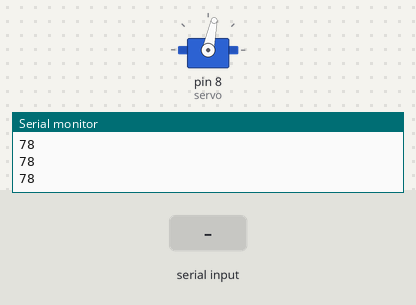
The sketch below on a simulated Arduino Uno, built with avr-gcc and run on an emulated ATmega328P. On the bench: servo, the last lines printed to the serial monitor. The test bench sets the inputs (shaded band).

Above: at 1.2 s.
1.3 s: "90,45\n" received over Serial
At 2.9 s:
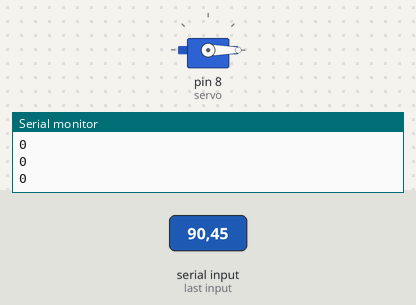
4.0 s: "30,150\n" received over Serial
At 4.9 s:
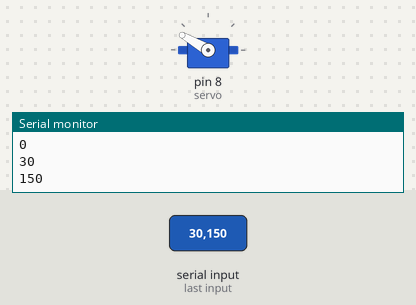
6.7 s: "200\n" received over Serial
At 7.5 s:
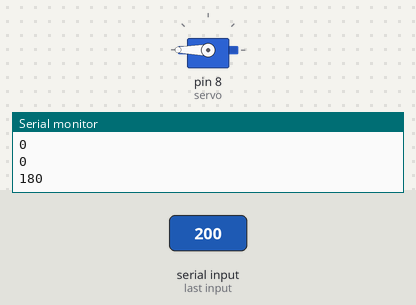
Timing chart, 0 to 9.7 s (numbered marks = the images above; inputs shaded):
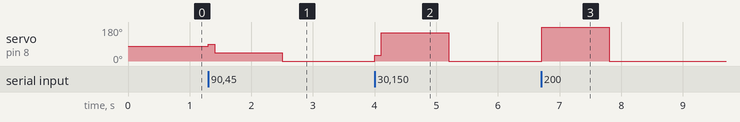

Measured:
- after the input at 1.3 s, servo on pin 8 (servo): 78° → 90° at once, → 45° 0.10 s later, → 0° 1.1 s later
- after the input at 4.0 s, servo on pin 8 (servo): 0° → 30° at once, → 150° 0.10 s later, → 0° 1.1 s later
- after the input at 6.7 s, servo on pin 8 (servo): 0° → 180° at once, → 0° 1.1 s later

The sketch:

servoreading.ino
```cpp
#include <Servo.h>;
Servo servo;
int angle=0;

void setup() {
  // put your setup code here, to run once:
servo.attach(8);
Serial.begin(9600);
servo.write(78);// inital position. Supposed to be 90 but probably due to the poor connection
}

void loop() {
  // put your main code here, to run repeatedly:
  //angle=servo.read();
Serial.println(servo.read());
if (Serial.available()){
  angle=Serial.parseInt();
servo.write(angle);
}
delay(100);
}
```
